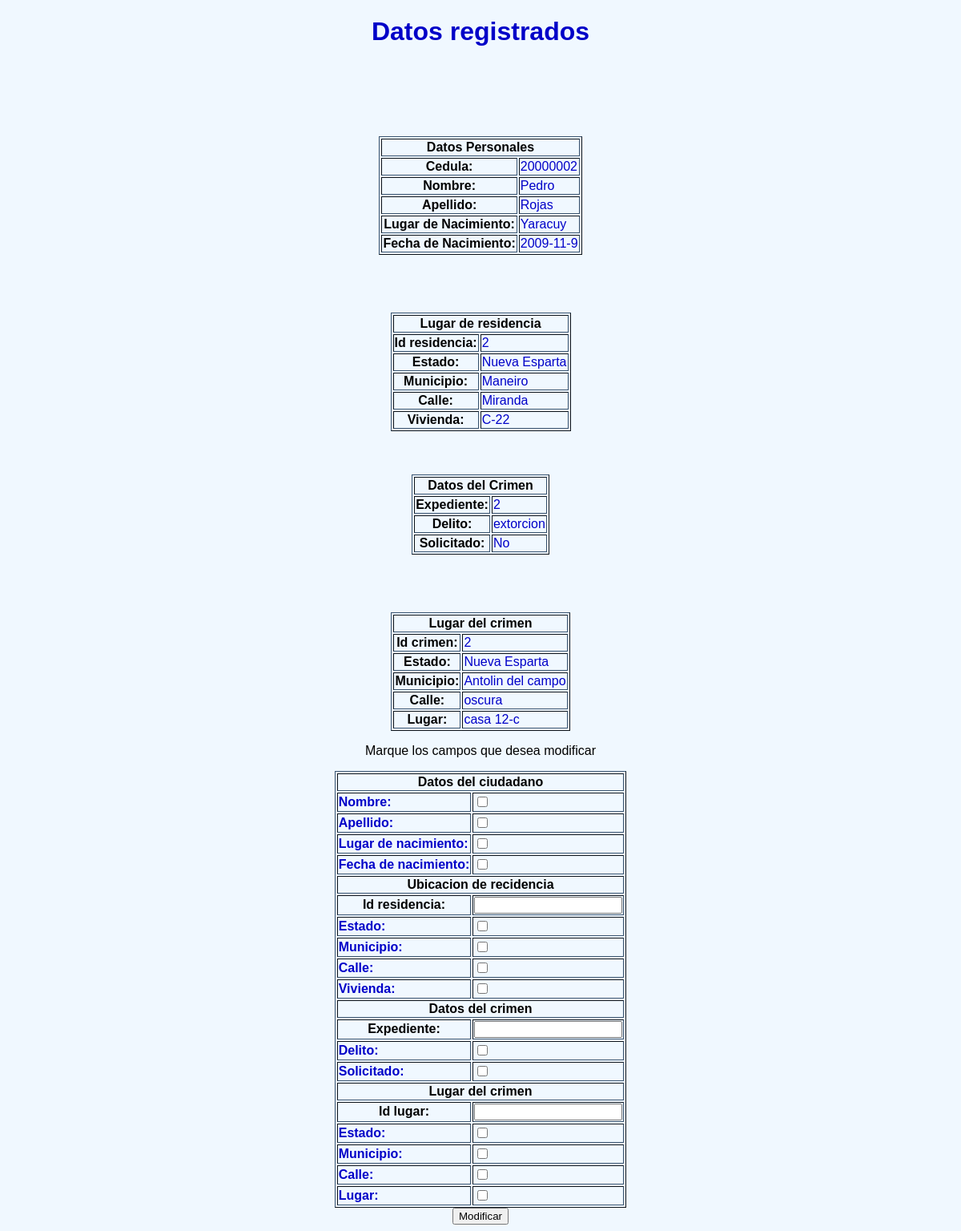
The page /form_modificar2.php?cedula=20000002 on the database its author committed.
### tables this page shows
CREATE TABLE Ciudadanos(
	cedula INT UNSIGNED NOT NULL,
	nombre VARCHAR(64) NOT NULL,
	apellido VARCHAR(64) NOT NULL,
	l_nacimiento VARCHAR(64) NOT NULL,
	f_nacimiento VARCHAR(64) NOT NULL,
	PRIMARY KEY(cedula)
);

CREATE TABLE Ubicacion_Ciudadanos(
	id_uc INT UNSIGNED NOT NULL AUTO_INCREMENT,
	cedula_uc INT UNSIGNED NOT NULL,
	estado_uc VARCHAR(64) NOT NULL,
	municipio_uc VARCHAR(64) NOT NULL,
	calle_uc VARCHAR(64) NOT NULL,
	vivienda_uc VARCHAR (64) NOT NULL,
	PRIMARY KEY (id_uc),
	INDEX UC_FK1(cedula_uc),
	FOREIGN KEY(cedula_uc)
		REFERENCES Ciudadanos(cedula)
);

CREATE TABLE Crimenes(
	expediente INT UNSIGNED NOT NULL,
    delito VARCHAR(64) NOT NULL,
    solicitado BOOL NOT NULL,
    cedula_c INT UNSIGNED NOT NULL,
    PRIMARY KEY (expediente),
    INDEX C_FK1(cedula_c),
    FOREIGN KEY (cedula_c)
		REFERENCES Ciudadanos(cedula)
);

CREATE TABLE Lugar_Crimenes(
	id_lc INT UNSIGNED NOT NULL AUTO_INCREMENT,
    estado_lc VARCHAR(64) NOT NULL,
    municipio_lc VARCHAR(64) NOT NULL,
    calle_lc VARCHAR(64) NOT NULL,
    lugar_lc VARCHAR(64) NOT NULL,
    expediente_lc INT UNSIGNED NOT NULL,
    PRIMARY KEY(id_lc),
    INDEX LC_FK1(expediente_lc),
    FOREIGN KEY (expediente_lc)
		REFERENCES Crimenes(expediente)
);

### form_modificar2.php (the view, shortened to what this page needs)
<!DOCTYPE html>
<html>
  <head>
    <link rel="stylesheet" type="text/css" href="estilo.css" media="screen" />
  </head>
  <body>
    <?php
    $cedula=$_GET["cedula"];
    include("conexionBD.php");
    echo("<center><h1>Datos registrados</h1></center>");
    $consulta="SELECT * FROM Ciudadanos WHERE cedula='$cedula'";
    $resultado=mysqli_query($conexion, $consulta);
    if($fila=mysqli_fetch_array($resultado, MYSQLI_ASSOC)){
      $consulta="SELECT * FROM Ciudadanos WHERE cedula='$cedula'";
      $resultado=mysqli_query($conexion, $consulta);
      mysqli_set_charset($conexion, "utf8");
      echo ("<center><table border='1'>");
      echo("<tr><th colspan='2'>Datos Personales</th></tr>");
      while($fila=mysqli_fetch_array($resultado, MYSQLI_ASSOC)){
        echo ("<tr><th>Cedula: </th><br /><td>$fila[cedula]</td></tr>");
        echo ("<tr><th>Nombre: </th><br /><td>$fila[nombre]</td></tr>");
        echo ("<tr><th>Apellido: </th><br /><td>$fila[apellido]</td></tr>");
        echo ("<tr><th>Lugar de Nacimiento: </th><br /><td>$fila[l_nacimiento]</td></tr>");
        echo ("<tr><th>Fecha de Nacimiento: </th><br /><td>$fila[f_nacimiento]</td></tr>");
      }
      echo("</table></center>");
            $consulta="SELECT * FROM Ubicacion_Ciudadanos WHERE cedula_uc='$cedula'";
            $resultado=mysqli_query($conexion, $consulta);
            echo("<center><table border='1'>");
            echo("<tr><th colspan='2'>Lugar de residencia</th></tr>");
            while($fila=mysqli_fetch_array($resultado, MYSQLI_ASSOC)){
              echo ("<tr><th>Id residencia:</th><td>$fila[id_uc]</td></tr>");
              echo ("<tr><th>Estado: </th><br /><td>$fila[estado_uc]</td></tr>");
              echo ("<tr><th>Municipio: </th><br /><td>$fila[municipio_uc]</td></tr>");
              echo ("<tr><th>Calle: </th><br /><td>$fila[calle_uc]</td></tr>");
              echo ("<tr><th>Vivienda: </th><br /><td>$fila[vivienda_uc]</td></tr>");
              }
            echo("</table></center>");
      $consulta="SELECT * FROM Crimenes WHERE cedula_c='$cedula'";
      $resultado=mysqli_query($conexion, $consulta);
      echo("<center><table border='1'>");
      echo("<tr><th colspan='2'>Datos del Crimen</th></tr>");
      while($fila=mysqli_fetch_array($resultado, MYSQLI_ASSOC)){
        echo ("<tr><th>Expediente: </th><br /><td>$fila[expediente]</td></tr>");
        echo ("<tr><th>Delito: </th><br /><td>$fila[delito]</td></tr>");
        if($fila["solicitato"]==0){
          $fila["solicitado"]="No";
        }
        else{
          $fila["solicitado"]="Si";
        }
        echo ("<tr><th>Solicitado: </th><br /><td>$fila[solicitado]</td></tr>");
        }
      echo("</table></center>");
      $consulta="SELECT * FROM Lugar_Crimenes, Crimenes WHERE expediente_lc=expediente AND cedula_c=$cedula";
      $resultado=mysqli_query($conexion, $consulta);
      echo("<center><table border='1'>");
      echo("<tr><th colspan='2'>Lugar del crimen</th></tr>");
      while($fila=mysqli_fetch_array($resultado, MYSQLI_ASSOC)){
        echo ("<tr><th>Id crimen:</th><td>$fila[id_lc]</td></tr>");
        echo ("<tr><th>Estado: </th><br /><td>$fila[estado_lc]</td></tr>");
        echo ("<tr><th>Municipio: </th><br /><td>$fila[municipio_lc]</td></tr>");
        echo ("<tr><th>Calle: </th><br /><td>$fila[calle_lc]</td></tr>");
        echo ("<tr><th>Lugar: </th><br /><td>$fila[lugar_lc]</td></tr>");
      }
      echo("</table></center>");
    }
    else{
      echo("<h2><center>El ciudadano no ha cometido delitos anteriormente</center></h2>");
    }
    ?>
    <center>
      <p>
  Marque los campos que desea modificar
</p>
<form name="Modificar" action="form_modificar3.php" method="get">
  <table border="1">
    <tr><th colspan='2'>Datos del ciudadano</th></tr>
    <tr>
      <td><strong>Nombre: </strong></td>
      <td><input name="nombre" type="checkbox" value="true"/></td>
    </tr>
    <tr>
      <td><strong>Apellido: </strong></td>
      <td><input name="apellido" type="checkbox" value="true" /></td>
    </tr>
    <tr>
      <td><strong>Lugar de nacimiento: </strong></td>
      <td><input name="l_nacimiento" type="checkbox" value="true" /></td>
    </tr>
    <tr>
      <td><strong>Fecha de nacimiento: </strong></td>
      <td><input name="f_nacimiento" type="checkbox" value="true" /></td>
    </tr>
    <tr><th colspan='2'>Ubicacion de recidencia</th></tr>
    <tr>
      <th>Id residencia:</th>
      <td><input name="id_uc" type="text"</td>
    </tr>
    <tr>
      <td><strong>Estado: </strong></td>
      <td><input name="estado_uc" type="checkbox" value="true" /></td>
    </tr>
    <tr>
      <td><strong>Municipio: </strong></td>
      <td><input name="municipio_uc" type="checkbox" value="true" /></td>
    </tr>
    <tr>
      <td><strong>Calle: </strong></td>
      <td><input name="calle_uc" type="checkbox" value="true" /></td>
    </tr>
    <tr>
      <td><strong>Vivienda: </strong></td>
      <td><input name="vivienda_uc" type="checkbox" value="true" /></td>
    </tr>
    <tr><th colspan='2'>Datos del crimen</th></tr>
    <tr>
      <th>Expediente:</th>
      <td><input name="expediente" type="text"</td>
    </tr>
    <tr>
      <td><strong>Delito: </strong></td>
      <td><input name="delito" type="checkbox" value="true" /></td>
    </tr>
    <tr>
      <td><strong>Solicitado: </strong></td>
      <td><input name="solicitado" type="checkbox" value="true" /></td>
    </tr>
    <tr><th colspan='2'>Lugar del crimen</th></tr>
    <tr>
      <th>Id lugar:</th>
      <td><input name="id_lc" type="text"</td>
    </tr>
    <tr>
      <td><strong>Estado: </strong></td>
      <td><input name="estado_lc" type="checkbox" value="true" /></td>
    </tr>
    <tr>
      <td><strong>Municipio: </strong></td>
      <td><input name="municipio_lc" type="checkbox" value="true" /></td>
    </tr>
    <tr>
      <td><strong>Calle: </strong></td>
      <td><input name="calle_lc" type="checkbox" value="true" /></td>
    </tr>
    <tr>
      <td><strong>Lugar: </strong></td>
      <td><input name="lugar_lc" type="checkbox" value="true" /></td>
    </tr>
  </table>
  <input value="Modificar" type="submit"/>
</form>
    </center>
  </body>
</html>

### estilo.css (style rules this page uses)
body { background-color: #f0f8ff; font-family: Helvetica, sans-serif; }
h1 { color: #0000c8; font-style: bold; text-shadow: black, 4px, 3px, 7px, 2px; }
table { border-color:#37526f; }
td { font-style: bold; color: #0000c8; }

### rows shown on the page
ciudadanos: cedula "20000002", nombre "Pedro", apellido "Rojas", l_nacimiento "Yaracuy", f_nacimiento "2009-11-9"
ubicacion_ciudadanos: id_uc "2", estado_uc "Nueva Esparta", municipio_uc "Maneiro", calle_uc "Miranda", vivienda_uc "C-22"
crimenes: expediente "2", delito "extorcion", fila "No"
lugar_crimenes: id_lc "2", estado_lc "Nueva Esparta", municipio_lc "Antolin del campo", calle_lc "oscura", lugar_lc "casa 12-c"
